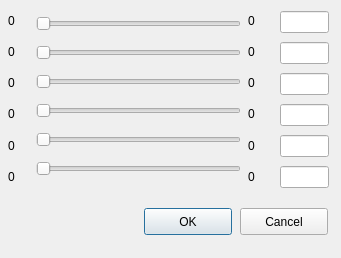
<?xml version="1.0" encoding="UTF-8"?>
<ui version="4.0">
 <class>paramWindow</class>
 <widget class="QDialog" name="paramWindow">
  <property name="geometry">
   <rect>
    <x>0</x>
    <y>0</y>
    <width>341</width>
    <height>258</height>
   </rect>
  </property>
  <property name="windowTitle">
   <string>Dialog</string>
  </property>
  <widget class="QWidget" name="layoutWidget">
   <property name="geometry">
    <rect>
     <x>248</x>
     <y>8</y>
     <width>29</width>
     <height>181</height>
    </rect>
   </property>
   <layout class="QVBoxLayout" name="UpperLimits">
    <item>
     <widget class="QLabel" name="lbl_upperlim1">
      <property name="text">
       <string>0</string>
      </property>
     </widget>
    </item>
    <item>
     <widget class="QLabel" name="lbl_upperlim2">
      <property name="text">
       <string>0</string>
      </property>
     </widget>
    </item>
    <item>
     <widget class="QLabel" name="lbl_upperlim3">
      <property name="text">
       <string>0</string>
      </property>
     </widget>
    </item>
    <item>
     <widget class="QLabel" name="lbl_upperlim4">
      <property name="text">
       <string>0</string>
      </property>
     </widget>
    </item>
    <item>
     <widget class="QLabel" name="lbl_upperlim5">
      <property name="text">
       <string>0</string>
      </property>
     </widget>
    </item>
    <item>
     <widget class="QLabel" name="lbl_upperlim6">
      <property name="text">
       <string>0</string>
      </property>
     </widget>
    </item>
   </layout>
  </widget>
  <widget class="QPushButton" name="pushButton">
   <property name="geometry">
    <rect>
     <x>144</x>
     <y>208</y>
     <width>88</width>
     <height>27</height>
    </rect>
   </property>
   <property name="text">
    <string>OK</string>
   </property>
  </widget>
  <widget class="QPushButton" name="pushButton_2">
   <property name="geometry">
    <rect>
     <x>240</x>
     <y>208</y>
     <width>88</width>
     <height>27</height>
    </rect>
   </property>
   <property name="text">
    <string>Cancel</string>
   </property>
  </widget>
  <widget class="QWidget" name="">
   <property name="geometry">
    <rect>
     <x>36</x>
     <y>8</y>
     <width>205</width>
     <height>181</height>
    </rect>
   </property>
   <layout class="QVBoxLayout" name="Sliders">
    <item>
     <widget class="QSlider" name="slider1">
      <property name="orientation">
       <enum>Qt::Horizontal</enum>
      </property>
     </widget>
    </item>
    <item>
     <widget class="QSlider" name="slider2">
      <property name="orientation">
       <enum>Qt::Horizontal</enum>
      </property>
     </widget>
    </item>
    <item>
     <widget class="QSlider" name="slider3">
      <property name="orientation">
       <enum>Qt::Horizontal</enum>
      </property>
     </widget>
    </item>
    <item>
     <widget class="QSlider" name="slider4">
      <property name="orientation">
       <enum>Qt::Horizontal</enum>
      </property>
     </widget>
    </item>
    <item>
     <widget class="QSlider" name="slider5">
      <property name="orientation">
       <enum>Qt::Horizontal</enum>
      </property>
     </widget>
    </item>
    <item>
     <widget class="QSlider" name="slider6">
      <property name="orientation">
       <enum>Qt::Horizontal</enum>
      </property>
     </widget>
    </item>
   </layout>
  </widget>
  <widget class="QWidget" name="">
   <property name="geometry">
    <rect>
     <x>8</x>
     <y>8</y>
     <width>29</width>
     <height>181</height>
    </rect>
   </property>
   <layout class="QVBoxLayout" name="LowerLimits">
    <item>
     <widget class="QLabel" name="lbl_lowerlim1">
      <property name="text">
       <string>0</string>
      </property>
     </widget>
    </item>
    <item>
     <widget class="QLabel" name="lbl_lowerlim2">
      <property name="text">
       <string>0</string>
      </property>
     </widget>
    </item>
    <item>
     <widget class="QLabel" name="lbl_lowerlim3">
      <property name="text">
       <string>0</string>
      </property>
     </widget>
    </item>
    <item>
     <widget class="QLabel" name="lbl_lowerlim4">
      <property name="text">
       <string>0</string>
      </property>
     </widget>
    </item>
    <item>
     <widget class="QLabel" name="lbl_lowerlim5">
      <property name="text">
       <string>0</string>
      </property>
     </widget>
    </item>
    <item>
     <widget class="QLabel" name="lbl_lowerlim6">
      <property name="text">
       <string>0</string>
      </property>
     </widget>
    </item>
   </layout>
  </widget>
  <widget class="QWidget" name="">
   <property name="geometry">
    <rect>
     <x>280</x>
     <y>8</y>
     <width>49</width>
     <height>185</height>
    </rect>
   </property>
   <layout class="QVBoxLayout" name="ValueSets">
    <item>
     <widget class="QLineEdit" name="valueset1"/>
    </item>
    <item>
     <widget class="QLineEdit" name="valueset2"/>
    </item>
    <item>
     <widget class="QLineEdit" name="valueset3"/>
    </item>
    <item>
     <widget class="QLineEdit" name="valueset4"/>
    </item>
    <item>
     <widget class="QLineEdit" name="valueset5"/>
    </item>
    <item>
     <widget class="QLineEdit" name="valueset6"/>
    </item>
   </layout>
  </widget>
 </widget>
 <resources/>
 <connections/>
</ui>
